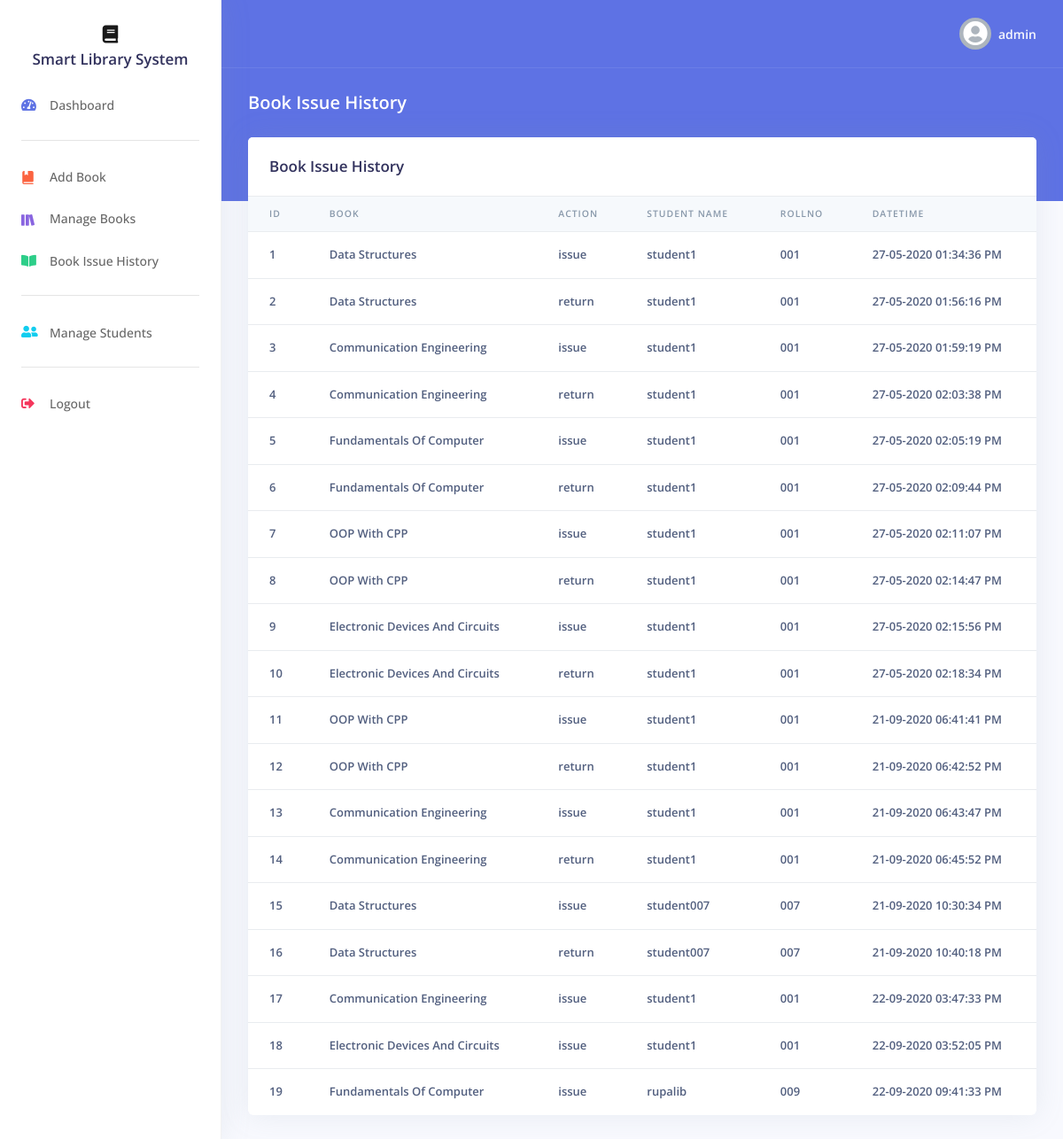
Page /admin/issueHistory.php (signed in) on the committed database.
### tables this page shows
CREATE TABLE `issue_history` (
  `id` int(11) NOT NULL,
  `book` varchar(64) NOT NULL,
  `student_name` varchar(64) NOT NULL,
  `collage` varchar(64) NOT NULL,
  `student_rollno` varchar(64) NOT NULL,
  `datetime` varchar(64) NOT NULL,
  `action` varchar(64) NOT NULL
);

### admin/issueHistory.php (the view, shortened to what this page needs)
<?php
include("../includes/config.php");
$title = "Book Issue History";
$sql = "SELECT * FROM issue_history";
$result = $db->query($sql);
?>
<!DOCTYPE html>
<html>
<head>
    <?php
    include('../includes/incCSS.php');
    ?>
</head>
<body>
    <?php
    include('../includes/adminNav.php');
    ?>
    <div class="header bg-primary pb-6">
        <div class="container-fluid">
            <div class="header-body">
                <div class="row align-items-center py-4">
                    <div class="col-lg-6 col-7">
                        <h6 class="h2 text-white d-inline-block mb-0"><?php
                                                                        echo $title;
                                                                        ?></h6>
                    </div>
                </div>
            </div>
        </div>
    </div>
    <div class="container-fluid mt--6">
        <div class="row">
            <div class="col">
                <div class="card">
                    <div class="card-header border-0">
                        <h3 class="mb-0"><?php
                                            echo $title;
                                            ?></h3>
                    </div>
                    <div class="table-responsive">
                        <table class="table align-items-center table-flush">
                            <thead class="thead-light">
                                <tr>
                                    <th scope="col" class="sort" data-sort="id">ID</th>
                                    <th scope="col" class="sort" data-sort="book">Book</th>
                                    <th scope="col" class="sort" data-sort="action">Action</th>
                                    <th scope="col" class="sort" data-sort="studentname">Student Name</th>
                                    <th scope="col" class="sort" data-sort="rollno">RollNo</th>
                                    <th scope="col" class="sort" data-sort="datetime">DateTime</th>
                                </tr>
                            </thead>
                            <tbody class="list">
                                <?php
                                if ($result->num_rows > 0) {
                                    while ($row = $result->fetch_assoc()) {
                                        echo '<tr>';
                                        echo "<th>{$row["id"]} </th>";
                                        echo "<th>{$row["book"]} </th>";
                                        echo "<th>{$row["action"]} </th>";
                                        echo "<th>{$row["student_name"]} </th>";
                                        echo "<th>{$row["student_rollno"]} </th>";
                                        echo "<th>{$row["datetime"]} </th>";
                                        echo '</tr>';
                                    }
                                } else {
                                    echo "<tr><th>no results found</th></tr>";
                                }
                                ?>
                            </tbody>
                        </table>
                    </div>
                </div>
            </div>
        </div>
    </div>
    </div>
</body>
</html>

### rows in the picture
issue_history: id "1", book "Data Structures", action "issue", student_name "student1", student_rollno "001", datetime "27-05-2020 01:34:36 PM"
issue_history: id "2", book "Data Structures", action "return", student_name "student1", student_rollno "001", datetime "27-05-2020 01:56:16 PM"
issue_history: id "3", book "Communication Engineering", action "issue", student_name "student1", student_rollno "001", datetime "27-05-2020 01:59:19 PM"
issue_history: id "4", book "Communication Engineering", action "return", student_name "student1", student_rollno "001", datetime "27-05-2020 02:03:38 PM"
issue_history: id "5", book "Fundamentals Of Computer", action "issue", student_name "student1", student_rollno "001", datetime "27-05-2020 02:05:19 PM"
issue_history: id "6", book "Fundamentals Of Computer", action "return", student_name "student1", student_rollno "001", datetime "27-05-2020 02:09:44 PM"
issue_history: id "7", book "OOP With CPP", action "issue", student_name "student1", student_rollno "001", datetime "27-05-2020 02:11:07 PM"
issue_history: id "8", book "OOP With CPP", action "return", student_name "student1", student_rollno "001", datetime "27-05-2020 02:14:47 PM"
issue_history: id "9", book "Electronic Devices And Circuits", action "issue", student_name "student1", student_rollno "001", datetime "27-05-2020 02:15:56 PM"
issue_history: id "10", book "Electronic Devices And Circuits", action "return", student_name "student1", student_rollno "001", datetime "27-05-2020 02:18:34 PM"
issue_history: id "11", book "OOP With CPP", action "issue", student_name "student1", student_rollno "001", datetime "21-09-2020 06:41:41 PM"
issue_history: id "12", book "OOP With CPP", action "return", student_name "student1", student_rollno "001", datetime "21-09-2020 06:42:52 PM"
issue_history: id "13", book "Communication Engineering", action "issue", student_name "student1", student_rollno "001", datetime "21-09-2020 06:43:47 PM"
issue_history: id "14", book "Communication Engineering", action "return", student_name "student1", student_rollno "001", datetime "21-09-2020 06:45:52 PM"
issue_history: id "15", book "Data Structures", action "issue", student_name "student007", student_rollno "007", datetime "21-09-2020 10:30:34 PM"
issue_history: id "16", book "Data Structures", action "return", student_name "student007", student_rollno "007", datetime "21-09-2020 10:40:18 PM"
issue_history: id "17", book "Communication Engineering", action "issue", student_name "student1", student_rollno "001", datetime "22-09-2020 03:47:33 PM"
issue_history: id "18", book "Electronic Devices And Circuits", action "issue", student_name "student1", student_rollno "001", datetime "22-09-2020 03:52:05 PM"
issue_history: id "19", book "Fundamentals Of Computer", action "issue", student_name "rupalib", student_rollno "009", datetime "22-09-2020 09:41:33 PM"

### other values in the picture
$_SESSION['login_user'] "admin"
$title "Book Issue History"
